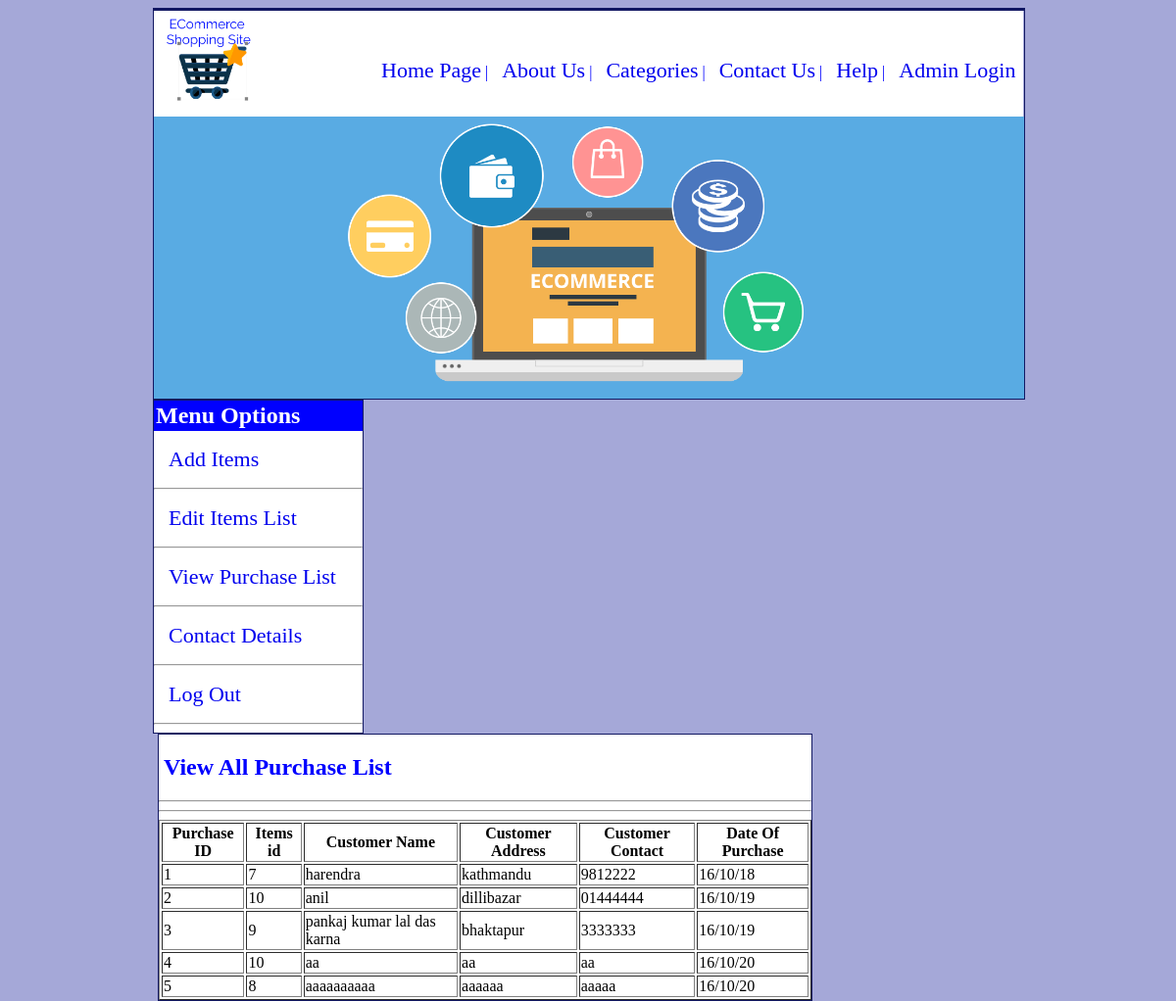
Screenshot of /mangesh/viewallpurchase.php with the database file from the repository.
### tables this page shows
CREATE TABLE `purchase_table` (
  `purchase_id` int(11) NOT NULL,
  `items_id` int(11) NOT NULL,
  `customer_name` varchar(1000) NOT NULL,
  `customer_address` varchar(1000) NOT NULL,
  `customer_contact` varchar(1000) NOT NULL,
  `date_of_purchase` varchar(1000) NOT NULL
);

### mangesh/viewallpurchase.php (the view, shortened to what this page needs)
<html>
<head>
    <link href="css/style.css" rel="stylesheet" type="text/css" />
</head>
<body>
<div class="main">
    <?php include('header.php');?>
    <?php include('banner.php');?>
    <?php include('sidemenuadmin.php');?>
    <div class="side">
    	<h2>View All Purchase List</h2><hr/><hr/>
    	<table border="1">
        <th>Purchase ID</th>
        <th>Items id</th>
        <th>Customer Name</th>
        <th>Customer Address</th>
        <th>Customer Contact</th>
        <th>Date Of Purchase</th>
    	<?php
            $conn = mysqli_connect("localhost","root","","mangesh_cp_db");
			$query = "SELECT * FROM `purchase_table`";
			$queryresult = mysqli_query($conn, $query);
			while ($data = mysqli_fetch_array($queryresult))
			{
				$purchase_id = $data['purchase_id'];
				$items_id = $data['items_id'];
				$customer_name = $data['customer_name'];
				$customer_address = $data['customer_address'];
				$customer_contact = $data['customer_contact'];
				$date_of_purchase = $data['date_of_purchase'];
		?>
        <tr><td><?php echo $purchase_id; ?></td> <td><?php echo $items_id; ?></td> <td><?php echo $customer_name; ?></td> <td><?php echo $customer_address; ?></td><td><?php echo $customer_contact; ?></td><td><?php echo $date_of_purchase; ?></td></tr>
		<?php
			}
		?>
        </table>
   	</div>
</div>
</body>
</html>

### mangesh/css/style.css (style rules this page uses)
body { background-color:#a5a8d8; }
.main { margin:auto; width:75%; background-color:white; color:blue; }
.main p, h2, h3 { padding-left:5px; }
.side { width:75%; border:solid #121862 1px; margin-left:5px; float:left; background-color:white; }

### rows the page displays
purchase_table: purchase_id "1", items "7", customer_name "harendra", customer_address "kathmandu", customer_contact "9812222", date_of_purchase "16/10/18"
purchase_table: purchase_id "2", items "10", customer_name "anil", customer_address "dillibazar", customer_contact "01444444", date_of_purchase "16/10/19"
purchase_table: purchase_id "3", items "9", customer_name "pankaj kumar lal das karna", customer_address "bhaktapur", customer_contact "3333333", date_of_purchase "16/10/19"
purchase_table: purchase_id "4", items "10", customer_name "aa", customer_address "aa", customer_contact "aa", date_of_purchase "16/10/20"
purchase_table: purchase_id "5", items "8", customer_name "aaaaaaaaaa", customer_address "aaaaaa", customer_contact "aaaaa", date_of_purchase "16/10/20"
